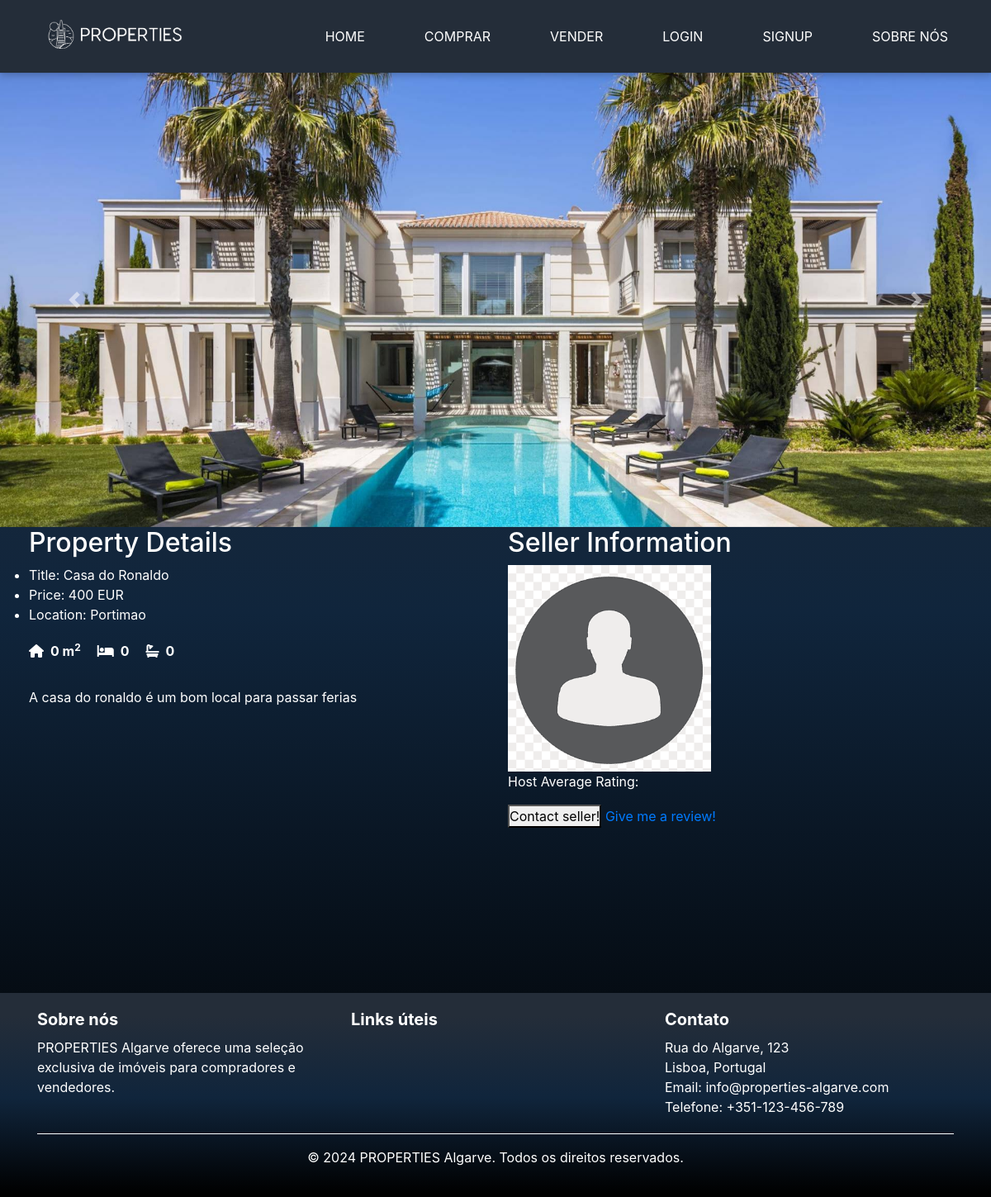
Page /comprar/3/ on the earlier database version.
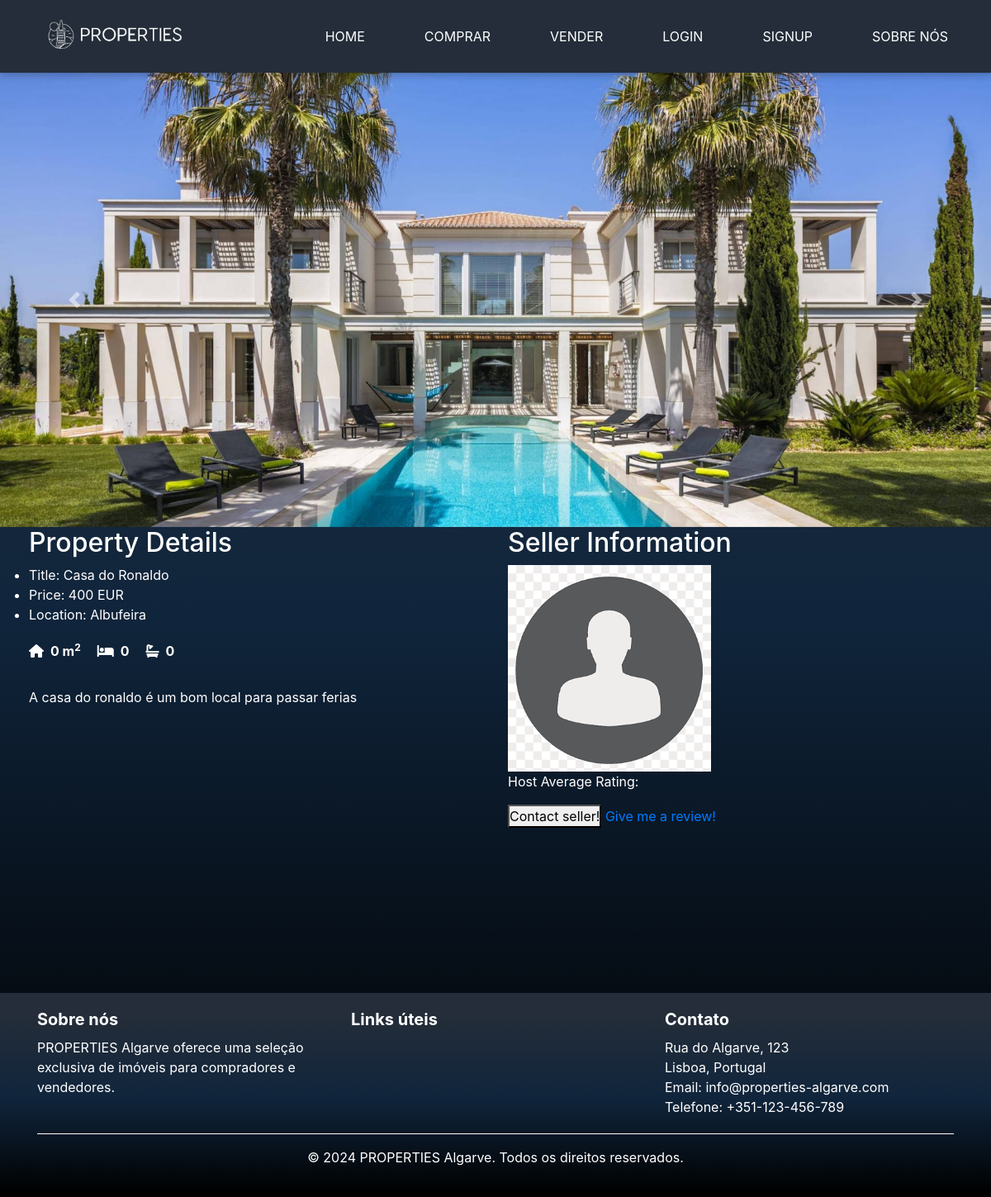
Same page on the later database version.
### base/models.py (models this page shows, shortened)
class Property(models.Model):
    LOCATION_CHOICES = [
        ('faro', 'Faro'),
        ('lagos', 'Lagos'),
        ('portimao', 'Portimão'),
        ('albufeira', 'Albufeira'),
        ('tavira', 'Tavira'),
        ('olhao', 'Olhão'),
        ('silves', 'Silves'),
        ('loule', 'Loulé'),
        ('vila_real_de_santo_antonio', 'Vila Real de Santo António'),
    ]
    host = models.ForeignKey('Profile', on_delete=models.CASCADE)
    title = models.CharField(max_length=255)
    description = models.TextField()
    location = models.CharField(max_length=100, choices=LOCATION_CHOICES)
    price = models.DecimalField(max_digits=10, decimal_places=0)
    area = models.IntegerField()
    num_bedrooms = models.IntegerField()
    num_bathrooms = models.IntegerField()
    elevator = models.BooleanField(default=False)
    parking_spaces = models.IntegerField(default=0)
    pool = models.BooleanField(default=False)

class Profile(models.Model):
    USER_TYPES = (
        ('host', 'Vendedor'),
        ('guest', 'Cliente'),
    )
    user = models.OneToOneField(User, on_delete=models.CASCADE)
    address = models.CharField(max_length=255, null=True, blank=True)
    phone_number = models.CharField(max_length=15, null=True, blank=True)
    user_type = models.CharField(max_length=10, choices=USER_TYPES, default='guest')
    profile_picture = models.ImageField(upload_to='profile_pics/', default='default.png')

### base/views.py (the view)
# urls.py: path('comprar/<int:pk>/', views.property_details, name='property_detail'),
def property_details(request, pk):
    property_obj = get_object_or_404(Property, pk=pk)
    average_rating = Review.objects.filter(host=property_obj.host).aggregate(average=Avg('rating'))
    average = average_rating['average']
    if average is None:
        average = "Sem rating"
    context = {
        'property': property_obj,
        'average_rating': average
    }
    return render(request, 'property_details.html', context)

### templates/property_details.html (shortened to what this page needs)
{% extends 'main.html' %}
{% block content %}
<div id="propertyImagesCarousel" class="carousel slide" data-ride="carousel">
    <div class="carousel-inner">
        {% for image in property.images.all %}
        <div class="carousel-item {% if forloop.first %}active{% endif %}">
            <img src="{{ image.image.url }}" alt="{{ property.title }} Image {{ forloop.counter }}"
                 class="d-block w-100" style="max-height: 550px; object-fit: cover;">
        </div>
        {% endfor %}
    </div>
    <a class="carousel-control-prev" href="#propertyImagesCarousel" role="button" data-slide="prev">
        <span class="carousel-control-prev-icon" aria-hidden="true"></span>
    </a>
    <a class="carousel-control-next" href="#propertyImagesCarousel" role="button" data-slide="next">
        <span class="carousel-control-next-icon" aria-hidden="true"></span>
    </a>
</div>
<div class="row" style="color: white!important;">
    <div class="col-md-6" style="padding-left: 50px">
        <h2>Property Details</h2>
        <ul>
            <li>Title: {{ property.title }}</li>
            <li>Price: {{ property.price }} EUR</li>
            <li>Location: {{ property.location|capfirst }}</li>
            <div class="property-details" STYLE="color: white !important;">
                <p class="detail-item-white">
                    <i class="fa-solid fa-house"></i>
                    <strong> {{ property.area }} m<sup>2</sup> </strong>
                </p>
                <p class="detail-item-white">
                    <i class="fas fa-bed"></i>
                    <strong> {{ property.num_bedrooms }} </strong>
                </p>
                <p class="detail-item-white">
                    <i class="fas fa-bath"></i>
                    <strong> {{ property.num_bathrooms }} </strong>
                </p>
            </div>
        </ul>
        <p>{{ property.description }}</p>
    </div>
    <div class="col-md-6">
        <h2>Seller Information</h2>
            <img src="{{ property.host.profile_picture.url }}" alt="Host Picture" style="height: 250px">
        <p>Host Average Rating: {{ average_rating|floatformat:1 }}</p>
        <div>
            <button>Contact seller!</button>
            <a href="{% url 'create_review' property.host.id %}" class="button">Give me a review!</a>
        </div>
    </div>
</div>
{% endblock %}

Differences in the rows shown:
changed Property "Casa do Ronaldo": location "Portimao" → "Albufeira"
